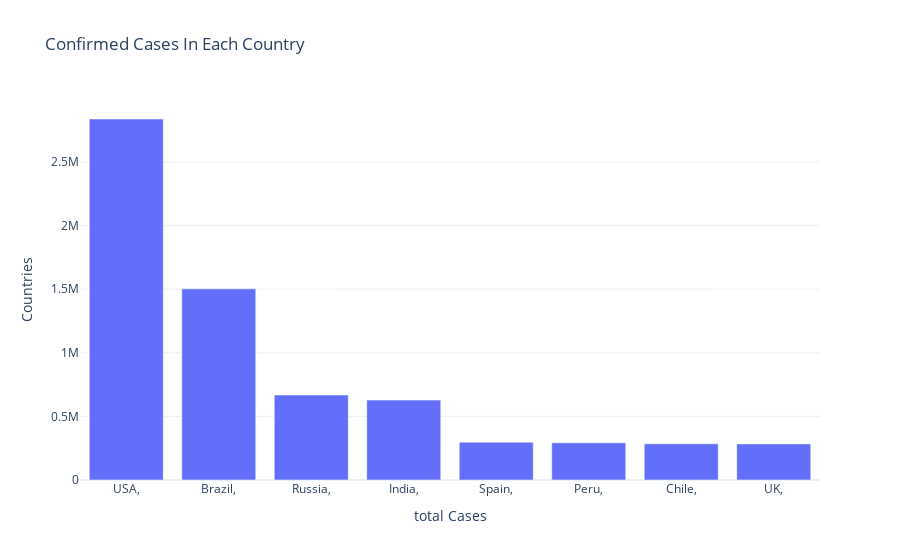

This figure's notebook cell:
### Code cell
fig = go.Figure(go.Bar(
            x=df3['Country,Other,'][0:8],
            y=df3['TotalCases,'][0:8],
            orientation='v'))
fig.update_layout(
    title='total Cases In Each Country',
    template='plotly_white',
     xaxis_title="total Cases",
    yaxis_title="Countries",
)
fig.show()

### Figure 1 — Plotly figure (JSON) as saved in the notebook; plotly's stock layout.template omitted (floating-point values rounded to 4 significant figures)
{"data": [{"orientation": "v", "type": "bar", "x": ["USA,", "Brazil,", "Russia,", "India,", "Spain,", "Peru,", "Chile,", "UK,"], "y": ["2,837,681,", "1,502,424,", "667,883,", "628,205,", "297,183,", "292,004,", "284,541,", "283,757,"]}], "layout": {"title": {"text": "Confirmed Cases In Each Country"}, "xaxis": {"title": {"text": "total Cases"}}, "yaxis": {"title": {"text": "Countries"}}}}
